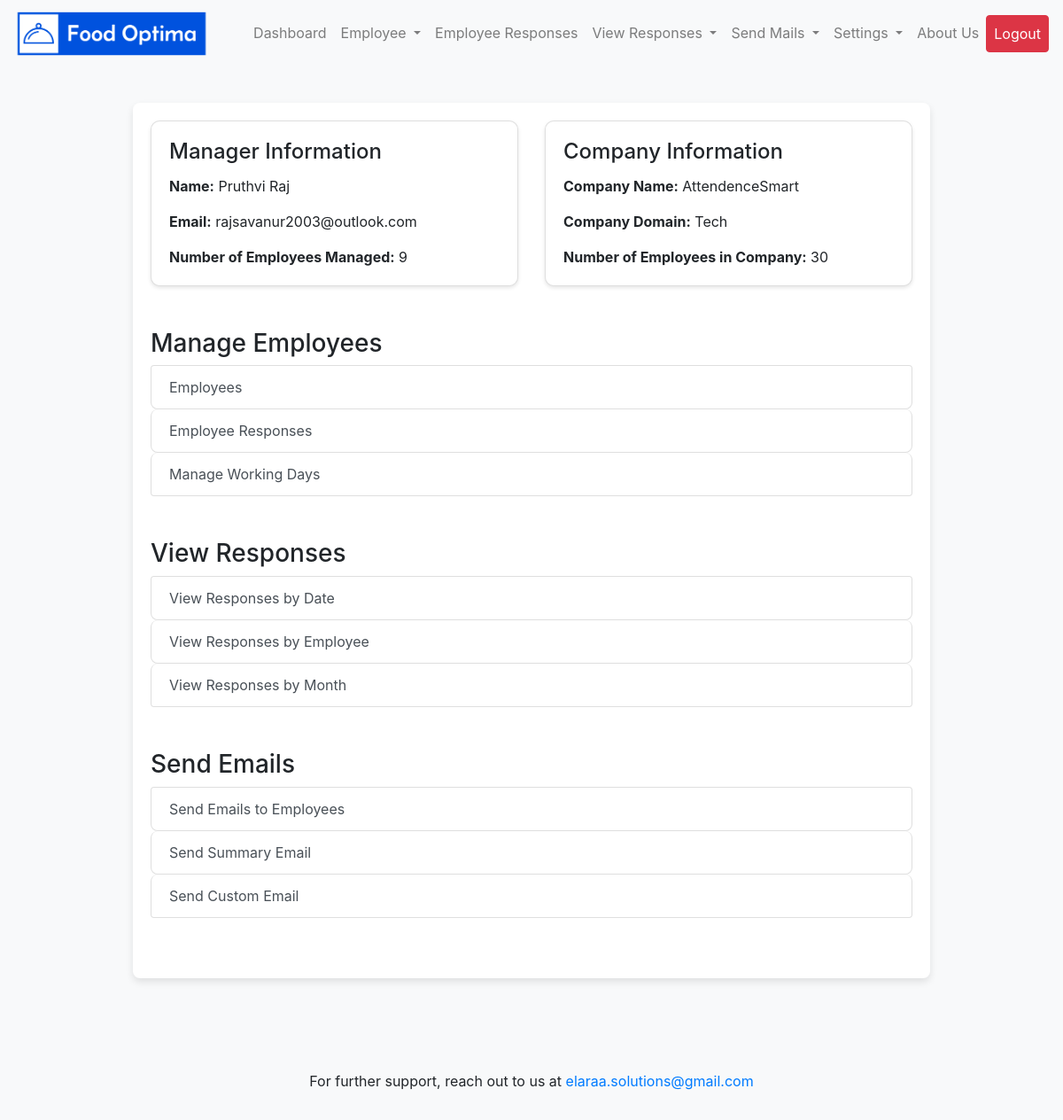
Screenshot of /api/dashboard/ (signed in) with the database file from the repository.
### sender_app/models.py (models this page shows, shortened)
class CompanyManager(models.Model):
    manager_id = models.AutoField(primary_key=True)
    name = models.CharField(max_length=255)
    email = models.EmailField(unique=True)
    password = models.CharField(max_length=255)
    app_password = models.CharField(max_length=255)
    company = models.ForeignKey(Company, on_delete=models.CASCADE, related_name='managers')
    login_count = models.IntegerField(default=0)
    send_mails = models.BooleanField(default=True)
    created_at = models.DateTimeField(auto_now_add=True)
    updated_at = models.DateTimeField(auto_now=True)

class Company(models.Model):
    company_id = models.AutoField(primary_key=True)
    name = models.CharField(max_length=255, unique=True)
    domain = models.CharField(max_length=255)
    created_at = models.DateTimeField(auto_now_add=True)
    updated_at = models.DateTimeField(auto_now=True)

### sender_app/views.py (the view)
# urls.py: path('dashboard/', DashboardView.as_view(), name='dashboard'),
@method_decorator(manager_login_required, name='dispatch')
class DashboardView(View):
    def get(self, request):
        manager_id = request.session.get('manager_id')
        manager = CompanyManager.objects.get(pk=manager_id)
        company = manager.company
        manager_employee_count = manager.employees.count()
        company_employee_count = Employee.objects.filter(company=company).count()
        today_date = timezone.now().strftime('%Y-%m-%d')
        context = {
            'manager': manager,
            'company': company,
            'manager_employee_count': manager_employee_count,
            'company_employee_count': company_employee_count,
            'today_date': today_date,
        }
        return render(request, 'email_sender_app/dashboard.html', context)

### sender_app/templates/email_sender_app/dashboard.html (shortened to what this page needs)
{% extends 'email_sender_app/base.html' %}
{% block content %}
    <div class="row">
        <div class="col-md-6 mb-4">
            <div class="card">
                <div class="card-body">
                    <h4 class="card-title">Manager Information</h4>
                    <p class="card-text"><strong>Name:</strong> {{ manager.name }}</p>
                    <p class="card-text"><strong>Email:</strong> {{ manager.email }}</p>
                    <p class="card-text"><strong>Number of Employees Managed:</strong> {{ manager_employee_count }}</p>
                </div>
            </div>
        </div>
        <div class="col-md-6 mb-4">
            <div class="card">
                <div class="card-body">
                    <h4 class="card-title">Company Information</h4>
                    <p class="card-text"><strong>Company Name:</strong> {{ company.name }}</p>
                    <p class="card-text"><strong>Company Domain:</strong> {{ company.domain }}</p>
                    <p class="card-text"><strong>Number of Employees in Company:</strong> {{ company_employee_count }}</p>
                </div>
            </div>
        </div>
    </div>
    <div class="mt-4 mb-5">
        <h3>Manage Employees</h3>
        <div class="list-group">
            <a href="{% url 'employee_list' %}" class="list-group-item list-group-item-action">Employees</a>
            <a href="{% url 'employee_responses' %}" class="list-group-item list-group-item-action">Employee Responses</a>
            <a href="{% url 'select_month_year' %}" class="list-group-item list-group-item-action">Manage Working Days</a>
        </div>
    </div>
    <div class="mt-4 mb-5">
        <h3>View Responses</h3>
        <div class="list-group">
            <a href="{% url 'view_responses_by_date' date=today_date %}" class="list-group-item list-group-item-action">View Responses by Date</a>
            <a href="{% url 'view_responses_by_employee' %}" class="list-group-item list-group-item-action">View Responses by Employee</a>
            <a href="{% url 'view_responses_by_month' %}" class="list-group-item list-group-item-action">View Responses by Month</a>
        </div>
    </div>
    <div class="mt-4 mb-5">
        <h3>Send Emails</h3>
        <div class="list-group">
            <a href="{% url 'send_emails_to_all' %}" class="list-group-item list-group-item-action">Send Emails to Employees</a>
            <a href="{% url 'send_summary_email' %}" class="list-group-item list-group-item-action">Send Summary Email</a>
            <a href="{% url 'send_custom_emails' %}" class="list-group-item list-group-item-action">Send Custom Email</a>
        </div>
    </div>
{% endblock %}

### sender_app/templates/email_sender_app/base.html (style rules this page uses)
html, body { display: flex; flex-direction: column; min-height: 100vh; margin: 0; padding: 0; background-color: #f8f9fa; }

### sender_app/templates/email_sender_app/dashboard.html (style rules this page uses)
.card { border-radius: 10px; box-shadow: 0 2px 4px rgba(0, 0, 0, 0.1); }
.list-group-item { border-radius: 8px; transition: background-color 0.3s; }

### rows the page displays
CompanyManager: name "Pruthvi Raj", email "rajsavanur2003@outlook.com"
Company: name "AttendenceSmart", domain "Tech"

### other values shown
{{ manager_employee_count }} "9"
{{ company_employee_count }} "30"
